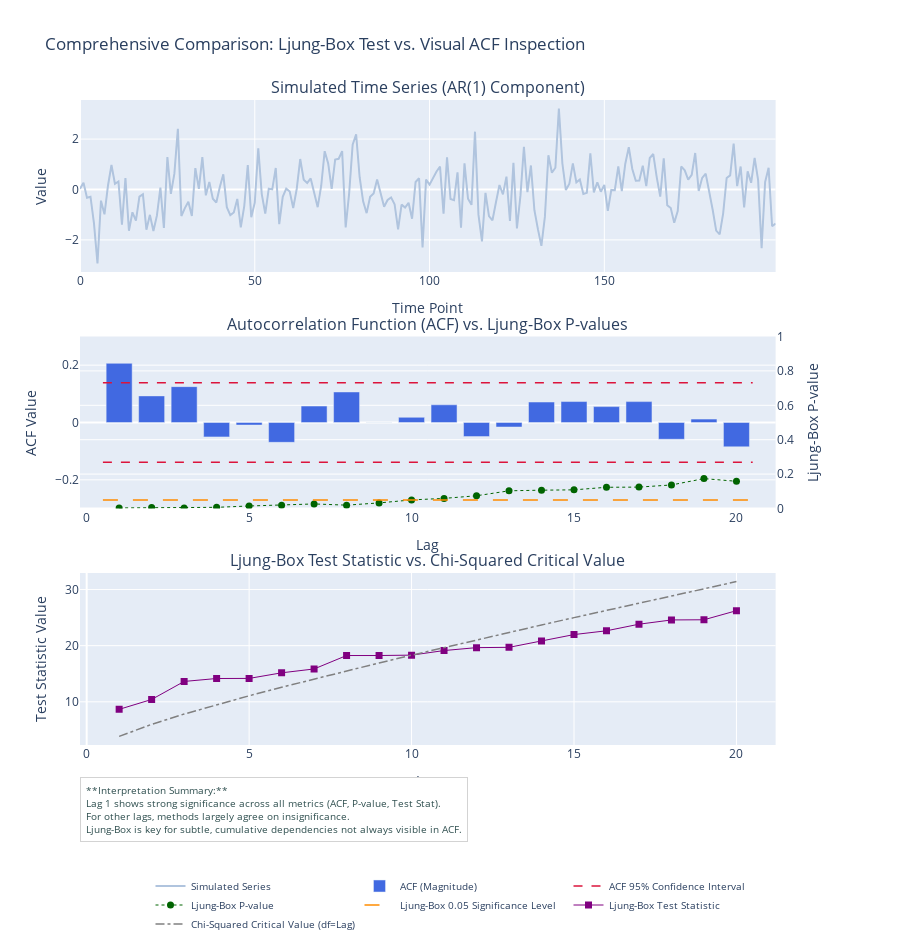

Notebook code for this chart:
### Code cell
# 4. Create three subplots
fig = make_subplots(rows=3, cols=1,
                    subplot_titles=("Simulated Time Series (AR(1) Component)",
                                    "Autocorrelation Function (ACF) vs. Ljung-Box P-values",
                                    "Ljung-Box Test Statistic vs. Chi-Squared Critical Value"),
                    vertical_spacing=0.1,
                    specs=[[{"type": "xy"}],
                           [{"type": "xy", "secondary_y": True}], # For ACF and P-values
                           [{"type": "xy"}]]) # For Test Statistic


# --- Top subplot: Time Series ---
fig.add_trace(go.Scatter(y=time_series, mode='lines', name='Simulated Series',
                         line=dict(color='lightsteelblue'), showlegend=True),
              row=1, col=1)
fig.update_xaxes(title_text="Time Point", row=1, col=1)
fig.update_yaxes(title_text="Value", row=1, col=1)

# --- Middle subplot: ACF Plot (Primary Y-axis) and Ljung-Box P-values (Secondary Y-axis) ---
fig.add_trace(go.Bar(x=np.arange(1, nlags + 1), y=acf_values[1:], name='ACF (Magnitude)',
                         marker_color='royalblue', showlegend=True),
              row=2, col=1, secondary_y=False)

# Confidence intervals for ACF
fig.add_shape(type="line",
              x0=0.5, y0=conf_int_bound, x1=nlags + 0.5, y1=conf_int_bound,
              line=dict(color="crimson", width=1.5, dash="dash"),
              row=2, col=1, secondary_y=False)
fig.add_shape(type="line",
              x0=0.5, y0=-conf_int_bound, x1=nlags + 0.5, y1=-conf_int_bound,
              line=dict(color="crimson", width=1.5, dash="dash"),
              row=2, col=1, secondary_y=False)
fig.add_trace(go.Scatter(x=[None], y=[None], mode='lines', # Dummy trace for legend entry
                         line=dict(color="crimson", width=1.5, dash="dash"),
                         name='ACF 95% Confidence Interval', showlegend=True),
              row=2, col=1, secondary_y=False)


# Ljung-Box P-values (Secondary Y-axis for middle subplot)
fig.add_trace(go.Scatter(x=lags_lb, y=p_values_lb, mode='markers+lines', name='Ljung-Box P-value',
                         marker=dict(color='darkgreen', size=7, symbol='circle'),
                         line=dict(color='darkgreen', dash='dot', width=1),
                         hoverinfo='x+y',
                         hovertemplate='<b>Lag:</b> %{x}<br><b>Ljung-Box P-value:</b> %{y:.3f}<extra></extra>',
                         showlegend=True),
              row=2, col=1, secondary_y=True)

# Significance level for Ljung-Box P-values (0.05)
fig.add_shape(type="line",
              x0=0.5, y0=0.05, x1=nlags + 0.5, y1=0.05,
              line=dict(color="darkorange", width=1.5, dash="longdash"),
              row=2, col=1, secondary_y=True)
fig.add_trace(go.Scatter(x=[None], y=[None], mode='lines', # Dummy trace for legend entry
                         line=dict(color="darkorange", width=1.5, dash="longdash"),
                         name='Ljung-Box 0.05 Significance Level', showlegend=True),
              row=2, col=1, secondary_y=True)


fig.update_xaxes(title_text="Lag", row=2, col=1)
fig.update_yaxes(title_text="ACF Value", row=2, col=1, secondary_y=False, range=[-0.3, 0.3])
fig.update_yaxes(title_text="Ljung-Box P-value", row=2, col=1, secondary_y=True, range=[0, 1.0])

# --- Bottom subplot: Ljung-Box Test Statistic ---
fig.add_trace(go.Scatter(x=lags_lb, y=lb_stats, mode='markers+lines', name='Ljung-Box Test Statistic',
                         marker=dict(color='purple', size=7, symbol='square'),
                         line=dict(color='purple', dash='solid', width=1),
                         hoverinfo='x+y',
                         hovertemplate='<b>Lag:</b> %{x}<br><b>Test Stat:</b> %{y:.2f}<extra></extra>',
                         showlegend=True),
              row=3, col=1)

fig.add_trace(go.Scatter(x=lags_lb, y=critical_values_chi2, mode='lines', name='Chi-Squared Critical Value (df=Lag)',
                         line=dict(color='gray', width=1.5, dash='dashdot'),
                         hoverinfo='x+y',
                         hovertemplate='<b>Lag:</b> %{x}<br><b>Critical Value:</b> %{y:.2f}<extra></extra>',
                         showlegend=True),
              row=3, col=1)

fig.update_xaxes(title_text="Lag", row=3, col=1)
fig.update_yaxes(title_text="Test Statistic Value", row=3, col=1)


# Update overall layout
fig.update_layout(title_text="Comprehensive Comparison: Ljung-Box Test vs. Visual ACF Inspection",
                  showlegend=True,
                  height=950, # Increased height for third subplot
                  hovermode="x unified",
                  legend=dict(orientation="h", yanchor="bottom", y=-0.3, xanchor="center", x=0.5, font=dict(size=10)))

# Add a concise explanatory annotation
fig.add_annotation(
    text="**Interpretation Summary:**<br>"
         "Lag 1 shows strong significance across all metrics (ACF, P-value, Test Stat).<br>"
         "For other lags, methods largely agree on insignificance.<br>"
         "Ljung-Box is key for subtle, cumulative dependencies not always visible in ACF.",
    xref="paper", yref="paper",
    x=0.0, y=-0.15, # Position at bottom-left relative to overall figure
    showarrow=False,
    font=dict(size=10, color="darkslategray"),
    align="left",
    bgcolor="white",
    bordercolor="lightgray",
    borderwidth=1,
    borderpad=5
)

fig.show()

### Figure 1 — Plotly figure (JSON) as saved in the notebook; plotly's stock layout.template omitted (floating-point values rounded to 4 significant figures; data arrays with more than 128 entries replaced by an {"elided": "..."} marker saying what was removed)
{"data": [{"line": {"color": "lightsteelblue"}, "mode": "lines", "name": "Simulated Series", "showlegend": true, "type": "scatter", "xaxis": "x", "y": {"elided": "200 float values"}, "yaxis": "y"}, {"marker": {"color": "royalblue"}, "name": "ACF (Magnitude)", "showlegend": true, "type": "bar", "x": [1, 2, 3, 4, 5, 6, 7, 8, 9, 10, 11, 12, 13, 14, 15, 16, 17, 18, 19, 20], "xaxis": "x2", "y": [0.2065, 0.09285, 0.1251, -0.05031, -0.008963, -0.06918, 0.05735, 0.1066, 0.0001575, 0.01815, 0.06172, -0.0492, -0.01581, 0.07142, 0.07305, 0.05543, 0.07283, -0.05851, 0.01178, -0.08495], "yaxis": "y2"}, {"line": {"color": "crimson", "dash": "dash", "width": 1.5}, "mode": "lines", "name": "ACF 95% Confidence Interval", "showlegend": true, "type": "scatter", "x": [null], "xaxis": "x2", "y": [null], "yaxis": "y2"}, {"hoverinfo": "x+y", "hovertemplate": "<b>Lag:</b> %{x}<br><b>Ljung-Box P-value:</b> %{y:.3f}<extra></extra>", "line": {"color": "darkgreen", "dash": "dot", "width": 1}, "marker": {"color": "darkgreen", "size": 7, "symbol": "circle"}, "mode": "markers+lines", "name": "Ljung-Box P-value", "showlegend": true, "type": "scatter", "x": [1, 2, 3, 4, 5, 6, 7, 8, 9, 10, 11, 12, 13, 14, 15, 16, 17, 18, 19, 20], "xaxis": "x2", "y": [0.003254, 0.005467, 0.003455, 0.006828, 0.01458, 0.01902, 0.0265, 0.01947, 0.03244, 0.04989, 0.05882, 0.07403, 0.1029, 0.1066, 0.1084, 0.1234, 0.1244, 0.1369, 0.1737, 0.1583], "yaxis": "y3"}, {"line": {"color": "darkorange", "dash": "longdash", "width": 1.5}, "mode": "lines", "name": "Ljung-Box 0.05 Significance Level", "showlegend": true, "type": "scatter", "x": [null], "xaxis": "x2", "y": [null], "yaxis": "y3"}, {"hoverinfo": "x+y", "hovertemplate": "<b>Lag:</b> %{x}<br><b>Test Stat:</b> %{y:.2f}<extra></extra>", "line": {"color": "purple", "dash": "solid", "width": 1}, "marker": {"color": "purple", "size": 7, "symbol": "square"}, "mode": "markers+lines", "name": "Ljung-Box Test Statistic", "showlegend": true, "type": "scatter", "x": [1, 2, 3, 4, 5, 6, 7, 8, 9, 10, 11, 12, 13, 14, 15, 16, 17, 18, 19, 20], "xaxis": "x3", "y": [8.659, 10.42, 13.63, 14.15, 14.17, 15.16, 15.85, 18.24, 18.24, 18.31, 19.13, 19.65, 19.7, 20.81, 21.98, 22.65, 23.82, 24.58, 24.61, 26.23], "yaxis": "y4"}, {"hoverinfo": "x+y", "hovertemplate": "<b>Lag:</b> %{x}<br><b>Critical Value:</b> %{y:.2f}<extra></extra>", "line": {"color": "gray", "dash": "dashdot", "width": 1.5}, "mode": "lines", "name": "Chi-Squared Critical Value (df=Lag)", "showlegend": true, "type": "scatter", "x": [1, 2, 3, 4, 5, 6, 7, 8, 9, 10, 11, 12, 13, 14, 15, 16, 17, 18, 19, 20], "xaxis": "x3", "y": [3.841, 5.991, 7.815, 9.488, 11.07, 12.59, 14.07, 15.51, 16.92, 18.31, 19.68, 21.03, 22.36, 23.68, 25.0, 26.3, 27.59, 28.87, 30.14, 31.41], "yaxis": "y4"}], "layout": {"annotations": [{"font": {"size": 16}, "showarrow": false, "text": "Simulated Time Series (AR(1) Component)", "x": 0.47, "xanchor": "center", "xref": "paper", "y": 1, "yanchor": "bottom", "yref": "paper"}, {"font": {"size": 16}, "showarrow": false, "text": "Autocorrelation Function (ACF) vs. Ljung-Box P-values", "x": 0.47, "xanchor": "center", "xref": "paper", "y": 0.6333, "yanchor": "bottom", "yref": "paper"}, {"font": {"size": 16}, "showarrow": false, "text": "Ljung-Box Test Statistic vs. Chi-Squared Critical Value", "x": 0.47, "xanchor": "center", "xref": "paper", "y": 0.2667, "yanchor": "bottom", "yref": "paper"}, {"align": "left", "bgcolor": "white", "bordercolor": "lightgray", "borderpad": 5, "borderwidth": 1, "font": {"color": "darkslategray", "size": 10}, "showarrow": false, "text": "**Interpretation Summary:**<br>Lag 1 shows strong significance across all metrics (ACF, P-value, Test Stat).<br>For other lags, methods largely agree on insignificance.<br>Ljung-Box is key for subtle, cumulative dependencies not always visible in ACF.", "x": 0, "xref": "paper", "y": -0.15, "yref": "paper"}], "height": 950, "hovermode": "x unified", "legend": {"font": {"size": 10}, "orientation": "h", "x": 0.5, "xanchor": "center", "y": -0.3, "yanchor": "bottom"}, "shapes": [{"line": {"color": "crimson", "dash": "dash", "width": 1.5}, "type": "line", "x0": 0.5, "x1": 20.5, "xref": "x2", "y0": 0.1386, "y1": 0.1386, "yref": "y2"}, {"line": {"color": "crimson", "dash": "dash", "width": 1.5}, "type": "line", "x0": 0.5, "x1": 20.5, "xref": "x2", "y0": -0.1386, "y1": -0.1386, "yref": "y2"}, {"line": {"color": "darkorange", "dash": "longdash", "width": 1.5}, "type": "line", "x0": 0.5, "x1": 20.5, "xref": "x2", "y0": 0.05, "y1": 0.05, "yref": "y3"}], "showlegend": true, "title": {"text": "Comprehensive Comparison: Ljung-Box Test vs. Visual ACF Inspection"}, "xaxis": {"anchor": "y", "domain": [0, 0.94], "title": {"text": "Time Point"}}, "xaxis2": {"anchor": "y2", "domain": [0, 0.94], "title": {"text": "Lag"}}, "xaxis3": {"anchor": "y4", "domain": [0, 0.94], "title": {"text": "Lag"}}, "yaxis": {"anchor": "x", "domain": [0.7333, 1], "title": {"text": "Value"}}, "yaxis2": {"anchor": "x2", "domain": [0.3667, 0.6333], "range": [-0.3, 0.3], "title": {"text": "ACF Value"}}, "yaxis3": {"anchor": "x2", "overlaying": "y2", "range": [0, 1], "side": "right", "title": {"text": "Ljung-Box P-value"}}, "yaxis4": {"anchor": "x3", "domain": [0, 0.2667], "title": {"text": "Test Statistic Value"}}}}
